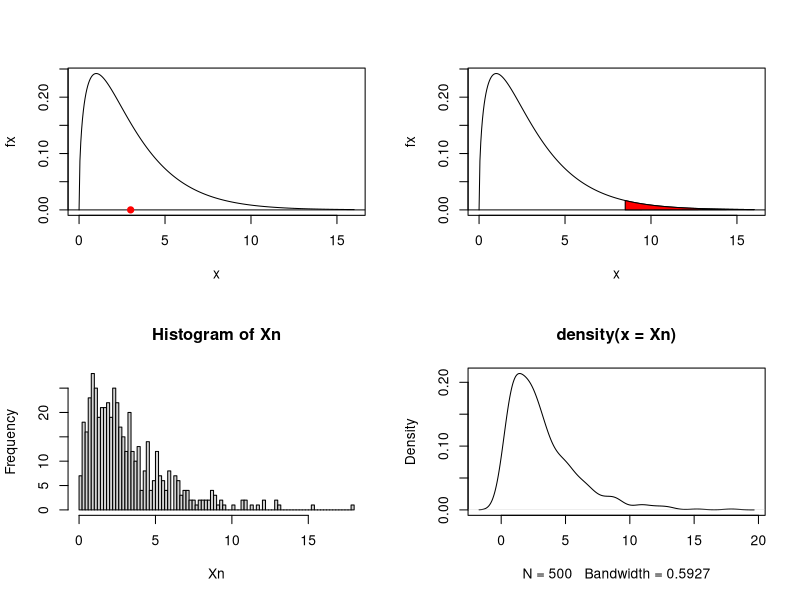

R code for this plot:
# Ejemplo simple de manejo de distribuciones
a = 1.5; b = 2; x = 3;
pgamma(x, shape=a, scale = b, lower.tail = TRUE)

pgamma(x, shape=a, scale = b, lower.tail = FALSE)

qgamma(0.99, shape=a, scale = b)

x = seq(0,16,0.05)
fx = dgamma(x,shape=a, scale = b)
par(mfrow=c(2,2))
plot(x,fx,type='l')
abline(h=0)
points(a*b,0,pch=19,col='red')

plot(x,fx,type='l')
abline(h=0)
polygon(c(x[x>=8.5], 8.5), c(fx[x>=8.5], 0), col="red")

n = 500
Xn = rgamma(n,shape=a, scale = b)
hist(Xn,100)
plot(density(Xn))